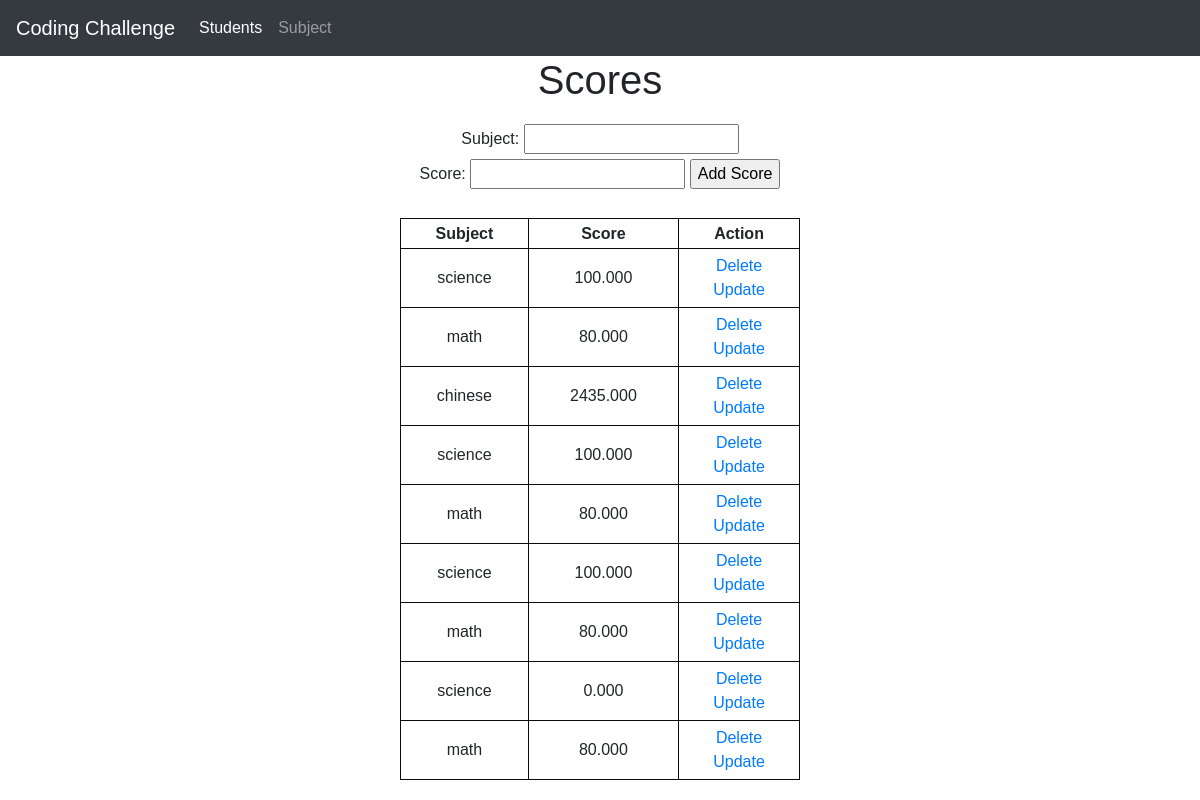
The app's page /scores/name1 with its own data.
### app.py (models this page shows, shortened)
class Score(db.Model):
    id = db.Column(db.Integer, primary_key=True)
    subject = db.Column(db.String(100), nullable=False)
    scoreDecimal = db.Column(db.Numeric(10,3), nullable=False)
    name = db.Column(db.String(100), db.ForeignKey('student.name'), nullable=False)

### app.py (the view)
@app.route('/scores/<name>', methods=['POST', 'GET'])
def scores(name):
    if request.method == 'POST':
        studentName = request.form['name']
        scoreSubject = request.form['subject']
        scoreDecimal = request.form['scoreDecimal']
        new_score = Score(name = studentName, subject = scoreSubject, scoreDecimal = scoreDecimal)
        try:
            db.session.add(new_score)
            db.session.commit()
            return redirect('/scores/'+ name)
        except:
            return render_template('error.html', error='An issue occured. Unable to add new score.')
    else:
        student = Student.query.get_or_404(name)
        return render_template('score.html', scores=student.scores, name=name)

### templates/score.html (shortened to what this page needs)
{% extends 'base.html' %}  {% block body %}
<div class="content">
  <h1>Scores</h1>
  <div class="form">
    <form action="/scores/{{name}}" method="POST">
      <label for="subject">Subject:</label>
      <input type="text" name="subject" id="subject" required="true" />
      <br />
      <label for="Score">Score:</label>
      <input
        type="number"
        name="scoreDecimal"
        id="scoreDecimal"
        max="9999999999.999"
        step=".001"
        required="true"
      />
      <input type="submit" value="Add Score" />
    </form>
  </div>
  <br />
  {%if scores|length<1%}
  <h3>No Scores are found. Add a Score.</h3>
  {%else%}
  <table>
    <tr>
      <th>Subject</th>
      <th>Score</th>
      <th>Action</th>
    </tr>
    {% for score in scores %}
    <tr>
      <td>{{ score.subject }}</td>
      <td>{{ score.scoreDecimal }}</td>
      <td>
        <a href="/deleteScore/{{score.id}}">Delete</a>
        <br />
        <a href="/updateScore/{{score.id}}">Update</a>
      </td>
    </tr>
    {%endfor%}
  </table>
  {%endif%} {% endblock %}

### static/main.css (style rules this page uses)
body, html { margin: 0; font-family: sans-serif; text-align: center; }
.content { margin: 0 auto; width: 400px; text-align: center; }
table, td, th { border: 1px solid rgb(10, 10, 10); text-align: center; }
table { border-collapse: collapse; width: 100%; }
th { height: 30px; }
td { text-align: center; padding: 5px; }
.form { margin-top: 20px; }

### records on screen
Score: subject "science", scoreDecimal "100.000"
Score: subject "math", scoreDecimal "80.000"
Score: subject "chinese", scoreDecimal "2435.000"
Score: subject "science", scoreDecimal "100.000"
Score: subject "math", scoreDecimal "80.000"
Score: subject "science", scoreDecimal "100.000"
Score: subject "math", scoreDecimal "80.000"
Score: subject "science", scoreDecimal "0.000"
Score: subject "math", scoreDecimal "80.000"
